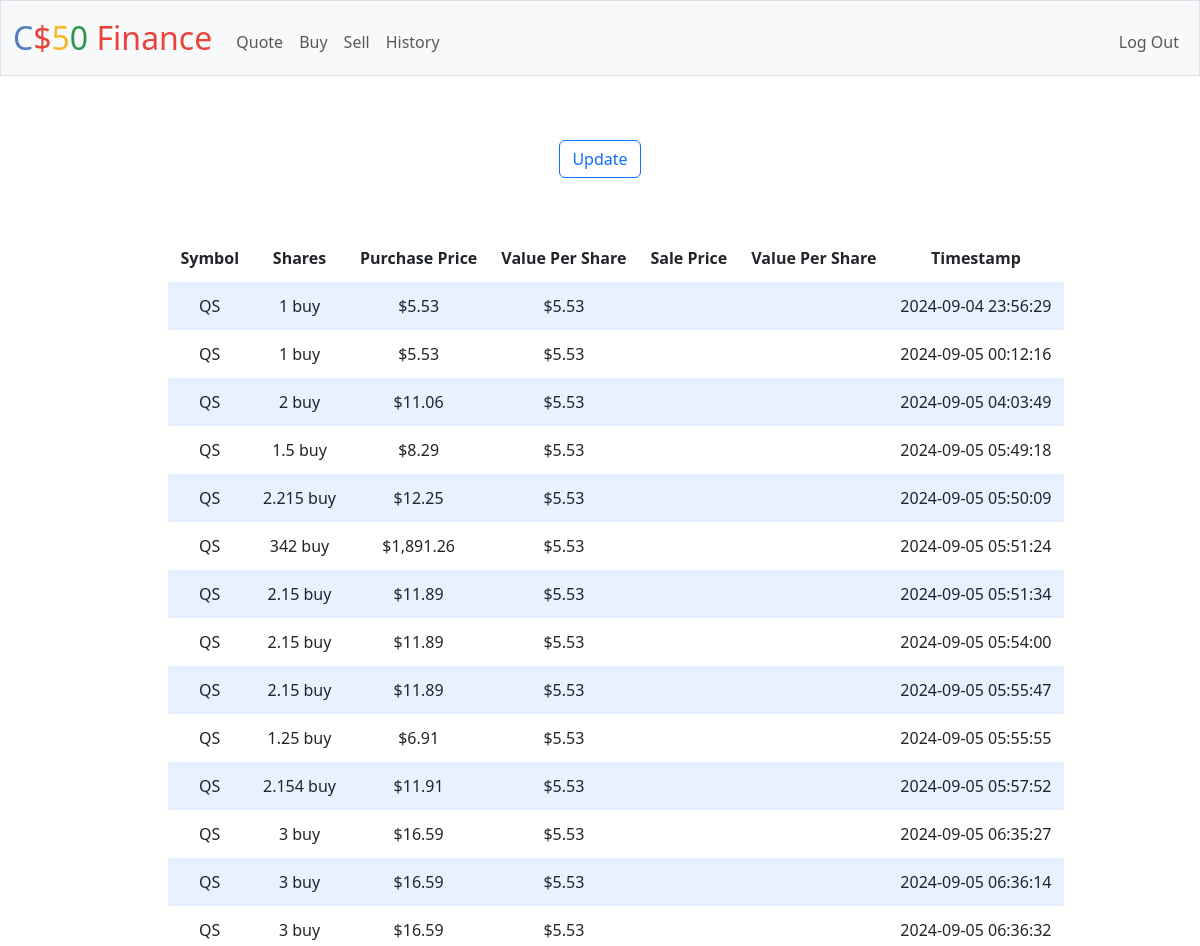
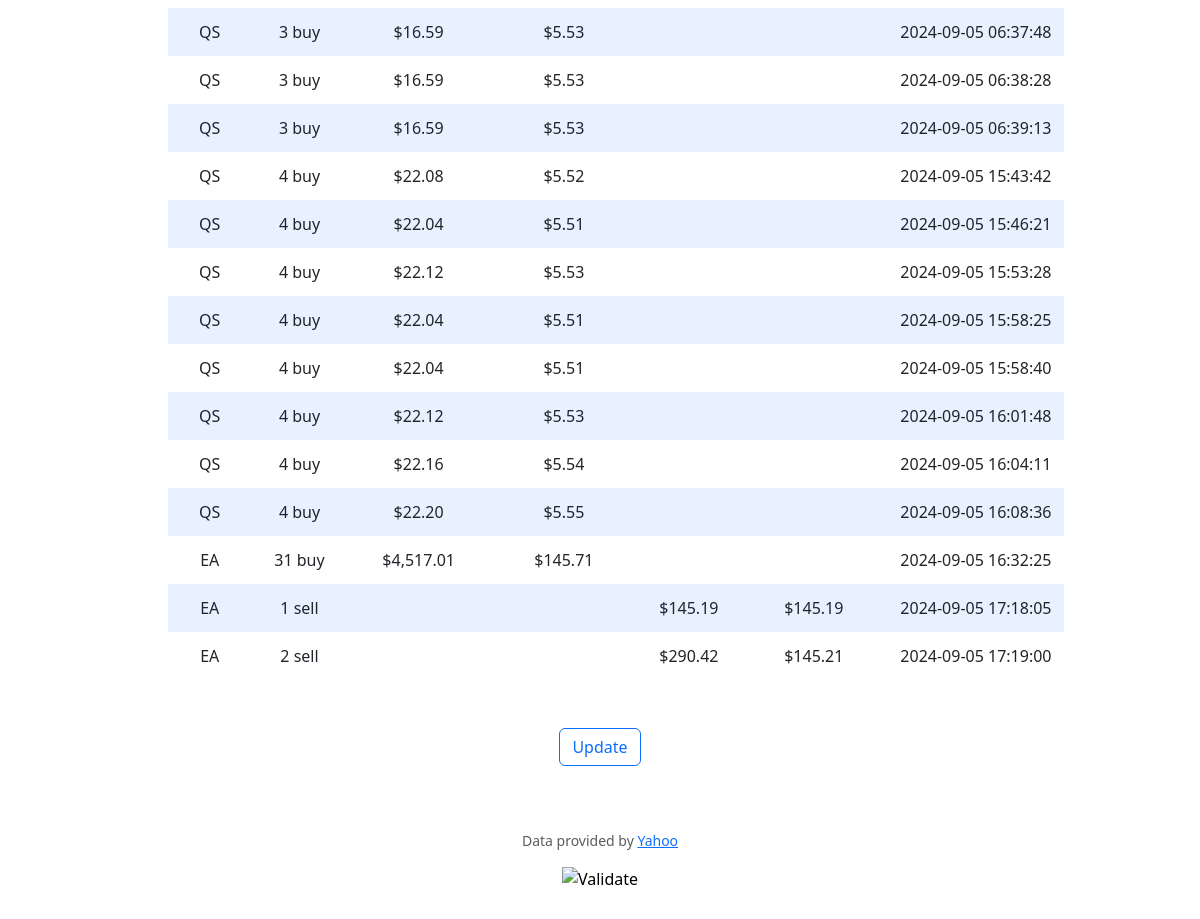
Screenshot of /history (signed in) with the database file from the repository (2 pictures, top to bottom).
### tables this page shows
CREATE TABLE transactions (id INTEGER PRIMARY KEY AUTOINCREMENT NOT NULL, user_id INTEGER NOT NULL, symbol TEXT NOT NULL, purchase_price NUMERIC, sale_price NUMERIC, quantity NUMERIC NOT NULL, timestamp DATETIME DEFAULT CURRENT_TIMESTAMP NOT NULL, FOREIGN KEY(user_id) REFERENCES users(id));

### app.py (the view)
@app.route("/history")
@login_required
def history():
    data = db.execute(
        "SELECT symbol, purchase_price, sale_price, quantity, timestamp FROM transactions WHERE user_id = ? ORDER BY timestamp ASC",
        session["user_id"],
    )
    for row in data:
        if row["purchase_price"] is None:
            row["sale_price_value_per_share"] = usd(
                math.floor(float(row["sale_price"]) / float(row["quantity"]) * 100)
                / 100
            )
            row["sale_price"] = usd(float(row["sale_price"]))
            row["purchase_price"] = ""
            row["quantity"] = str(row["quantity"]) + " sell"
        else:
            row["purchase_price_value_per_share"] = usd(
                math.floor(float(row["purchase_price"]) / float(row["quantity"]) * 100)
                / 100
            )
            row["purchase_price"] = usd(float(row["purchase_price"]))
            row["sale_price"] = ""
            row["quantity"] = str(row["quantity"]) + " buy"
    print(data)
    return render_template("history.html", data=data)

### app.py (called while the page is built)
@app.after_request
def after_request(response):
    response.headers["Cache-Control"] = "no-cache, no-store, must-revalidate"
    response.headers["Expires"] = 0
    response.headers["Pragma"] = "no-cache"
    return response

### helpers.py (called while the page is built)
def login_required(f):
    @wraps(f)
    def decorated_function(*args, **kwargs):
        if session.get("user_id") is None:
            return redirect("/login")
        return f(*args, **kwargs)
    return decorated_function

def usd(value):
    return f"${value:,.2f}"

### templates/history.html (shortened to what this page needs)
{% extends "layout.html" %}
{% block main %}
<form action="/history">
    <div class="d-flex justify-content-md-center p-3 bd-highlight">
        <button class="btn btn-outline-primary ml-auto" type="submit">Update</button>
    </div>
</form>
<br>
<div class="d-inline-flex justify-content-md-center p-3 bd-highlight">
    <table id="transactionHistory">
        <div class="d-inline-flex mw-auto p-3 bd-highlight">
            {% if data %}
            <thead>
                <tr>
                    <th>Symbol</th>
                    <th>Shares</th>
                    <th>Purchase Price</th>
                    <th>Value Per Share</th>
                    <th>Sale Price</th>
                    <th>Value Per Share</th>
                    <th>Timestamp</th>
                </tr>
            </thead>
            <tbody>
                {% for row in data %}
                <tr>
                    <td>
                        {{ row.symbol }}
                    </td>
                    <td>
                        {{ row.quantity }}
                    </td>
                    <td>
                        {% if row.purchase_price == NULL %}
                        </td>
                        {% else %}
                        {{ row.purchase_price }}
                        </td>
                        {% endif %}
                    <td>
                        {{ row.purchase_price_value_per_share}}
                    </td>
                    <td>
                        {{ row.sale_price }}
                    </td>
                    <td>
                        {{ row.sale_price_value_per_share }}
                    </td>
                    <td>
                        {{ row.timestamp }}
                    </td>
                </tr>
                {% endfor %}
            </tbody>
            {% endif %}
        </div>
    </table>
</div>
<br>
<form action="/history">
    <div class="d-flex justify-content-md-center p-3 bd-highlight">
        <button class="btn btn-outline-primary ml-auto" type="submit">Update</button>
    </div>
</form>
{% endblock %}

### static/styles.css (style rules this page uses)
table { background-color: transparent; margin-bottom: 1rem; width: 100%; }
table th, table td { padding: 0.75rem; vertical-align: middle; }
tbody tr:nth-of-type(odd) { background-color: rgb(179, 208, 255, 0.3) }

### rows the page displays
transactions: symbol "QS", quantity "1 buy", purchase_price "$5.53", purchase_price_value_per_share "$5.53", timestamp "2024-09-04 23:56:29"
transactions: symbol "QS", quantity "1 buy", purchase_price "$5.53", purchase_price_value_per_share "$5.53", timestamp "2024-09-05 00:12:16"
transactions: symbol "QS", quantity "2 buy", purchase_price "$11.06", purchase_price_value_per_share "$5.53", timestamp "2024-09-05 04:03:49"
transactions: symbol "QS", quantity "1.5 buy", purchase_price "$8.29", purchase_price_value_per_share "$5.53", timestamp "2024-09-05 05:49:18"
transactions: symbol "QS", quantity "2.215 buy", purchase_price "$12.25", purchase_price_value_per_share "$5.53", timestamp "2024-09-05 05:50:09"
transactions: symbol "QS", quantity "342 buy", purchase_price "$1,891.26", purchase_price_value_per_share "$5.53", timestamp "2024-09-05 05:51:24"
transactions: symbol "QS", quantity "2.15 buy", purchase_price "$11.89", purchase_price_value_per_share "$5.53", timestamp "2024-09-05 05:51:34"
transactions: symbol "QS", quantity "2.15 buy", purchase_price "$11.89", purchase_price_value_per_share "$5.53", timestamp "2024-09-05 05:54:00"
transactions: symbol "QS", quantity "2.15 buy", purchase_price "$11.89", purchase_price_value_per_share "$5.53", timestamp "2024-09-05 05:55:47"
transactions: symbol "QS", quantity "1.25 buy", purchase_price "$6.91", purchase_price_value_per_share "$5.53", timestamp "2024-09-05 05:55:55"
transactions: symbol "QS", quantity "2.154 buy", purchase_price "$11.91", purchase_price_value_per_share "$5.53", timestamp "2024-09-05 05:57:52"
transactions: symbol "QS", quantity "3 buy", purchase_price "$16.59", purchase_price_value_per_share "$5.53", timestamp "2024-09-05 06:35:27"
transactions: symbol "QS", quantity "3 buy", purchase_price "$16.59", purchase_price_value_per_share "$5.53", timestamp "2024-09-05 06:36:14"
transactions: symbol "QS", quantity "3 buy", purchase_price "$16.59", purchase_price_value_per_share "$5.53", timestamp "2024-09-05 06:36:32"
transactions: symbol "QS", quantity "3 buy", purchase_price "$16.59", purchase_price_value_per_share "$5.53", timestamp "2024-09-05 06:37:48"
transactions: symbol "QS", quantity "3 buy", purchase_price "$16.59", purchase_price_value_per_share "$5.53", timestamp "2024-09-05 06:38:28"
transactions: symbol "QS", quantity "3 buy", purchase_price "$16.59", purchase_price_value_per_share "$5.53", timestamp "2024-09-05 06:39:13"
transactions: symbol "QS", quantity "4 buy", purchase_price "$22.08", purchase_price_value_per_share "$5.52", timestamp "2024-09-05 15:43:42"
transactions: symbol "QS", quantity "4 buy", purchase_price "$22.04", purchase_price_value_per_share "$5.51", timestamp "2024-09-05 15:46:21"
transactions: symbol "QS", quantity "4 buy", purchase_price "$22.12", purchase_price_value_per_share "$5.53", timestamp "2024-09-05 15:53:28"
transactions: symbol "QS", quantity "4 buy", purchase_price "$22.04", purchase_price_value_per_share "$5.51", timestamp "2024-09-05 15:58:25"
transactions: symbol "QS", quantity "4 buy", purchase_price "$22.04", purchase_price_value_per_share "$5.51", timestamp "2024-09-05 15:58:40"
transactions: symbol "QS", quantity "4 buy", purchase_price "$22.12", purchase_price_value_per_share "$5.53", timestamp "2024-09-05 16:01:48"
transactions: symbol "QS", quantity "4 buy", purchase_price "$22.16", purchase_price_value_per_share "$5.54", timestamp "2024-09-05 16:04:11"
transactions: symbol "QS", quantity "4 buy", purchase_price "$22.20", purchase_price_value_per_share "$5.55", timestamp "2024-09-05 16:08:36"
transactions: symbol "EA", quantity "31 buy", purchase_price "$4,517.01", purchase_price_value_per_share "$145.71", timestamp "2024-09-05 16:32:25"
transactions: symbol "EA", quantity "1 sell", sale_price "$145.19", sale_price_value_per_share "$145.19", timestamp "2024-09-05 17:18:05"
transactions: symbol "EA", quantity "2 sell", sale_price "$290.42", sale_price_value_per_share "$145.21", timestamp "2024-09-05 17:19:00"
